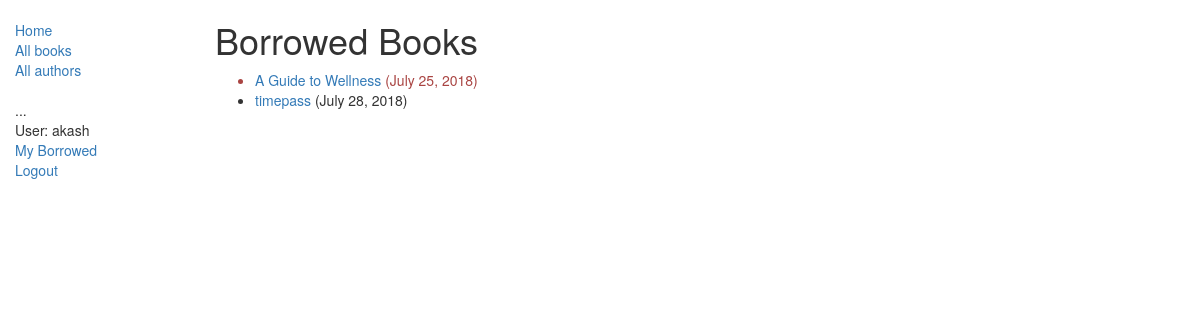
/catalog/mybooks/ (signed in), run on the app's committed database.
### catalog/models.py (models this page shows, shortened)
class BookInstance(models.Model):
    id = models.UUIDField(primary_key=True, default=uuid.uuid4,
                          help_text="Unique ID for this particular book across whole library")
    book = models.ForeignKey(Book, on_delete=models.CASCADE)
    imprint = models.CharField(max_length=200)
    due_back = models.DateField(null=True, blank=True)
    LOAN_STATUS = (
        ('m', 'Maintenance'),
        ('o', 'On loan'),
        ('a', 'Available'),
        ('r', 'Reserved'),
    )
    status = models.CharField(max_length=1, choices=LOAN_STATUS, blank=True, default='m', help_text="Book Availability")
    borrower = models.ForeignKey(User, on_delete=models.SET_NULL, null=True, blank=True)
    @property
    def is_overdue(self):
        if self.due_back and date.today() > self.due_back:
            return True
        return False
    class Meta:
        ordering = ["due_back"]
        permissions = (("can_mark_returned", "Set book as returned"),)

class Book(models.Model):
    title = models.CharField(max_length=200)
    author = models.ForeignKey('Author', on_delete=models.SET_NULL, null=True)
    summary = models.TextField(max_length=1000, help_text='Enter a brief description of the book')
    isbn = models.CharField('ISBN', max_length=13,
                            help_text='13 Character <a href="https://www.isbn-international.org/content/what-isbn'
                                      '">ISBN number</a>')
    genres = models.ManyToManyField(Genre, help_text='Select a genre for this book')
    language = models.ForeignKey('Language', on_delete=models.SET_NULL, null=True)
    def display_genre(self):
        return ', '.join([genre.name for genre in self.genres.all()[:3]])
    display_genre.short_description = 'Genre'

### catalog/views.py (the view)
# urls.py: path('mybooks/', views.LoanedBooksByUserListView.as_view(), name='my-borrowed'),
class LoanedBooksByUserListView(LoginRequiredMixin, generic.ListView):
    model = BookInstance
    template_name = 'catalog/bookinstance_list_borrowed_user.html'
    paginate_by = 10
    def get_queryset(self):
        return BookInstance.objects.filter(borrower=self.request.user).filter(status__exact='o').order_by('due_back')

### catalog/templates/catalog/bookinstance_list_borrowed_user.html
{% extends "catalog/base_generic.html" %}
{% block content %}
<h1>Borrowed Books</h1>
{% if bookinstance_list %}
    <ul>
        {% for bookinstance in bookinstance_list %}
            <li class="{% if bookinstance.is_overdue %} text-danger {% endif %}">
                <a href="{% url 'catalog:book-details' bookinstance.book.pk %}">{{ bookinstance.book.title }}</a> ({{ bookinstance.due_back }})
            </li>
        {% endfor %}
    </ul>
    {% else %}
        <p>There are no books borrowed. </p>
{% endif %}
{% endblock %}

### catalog/templates/catalog/base_generic.html (shortened to what this page needs)
<!DOCTYPE html>
<html lang="en">
<head>
  <link rel="stylesheet" href="https://maxcdn.bootstrapcdn.com/bootstrap/3.3.7/css/bootstrap.min.css">
  {% load static %}
  <link rel="stylesheet" href="{% static 'css/styles.css' %}">
</head>
<body>
  <div class="container-fluid">
    <div class="row">
      <div class="col-sm-2">
      {% block sidebar %}
      <ul class="sidebar-nav">
          <li><a href="{% url 'catalog:index' %}">Home</a></li>
          <li><a href="{% url 'catalog:books' %}">All books</a></li>
          <li><a href="{% url 'catalog:authors' %}">All authors</a></li>
      </ul>
       <ul class="sidebar-nav">
            ...
       {% if user.is_authenticated %}
         <li>User: {{ user.get_username }}</li>
         <li><a href="{% url 'catalog:my-borrowed' %}">My Borrowed</a></li>
         <li><a href="{% url 'logout'%}?next={{request.path}}">Logout</a></li>
       {% else %}
         <li><a href="{% url 'login'%}?next={{request.path}}">Login</a></li>
       {% endif %}
      </ul>
     {% endblock %}
      </div>
      <div class="col-sm-10 ">
      {% block content %}
       {% endblock %}
      </div>
    </div>
  </div>
</body>
</html>

### catalog/templates/catalog/static/styles.css (style rules this page uses)
.sidebar-nav { margin-top: 20px; padding: 0; list-style: none; }

### data on the page
BookInstance: book "A Guide to Wellness", due_back "July 25, 2018"
BookInstance: book "timepass", due_back "July 28, 2018"

### other printed values
{{ user.get_username }} "akash"
